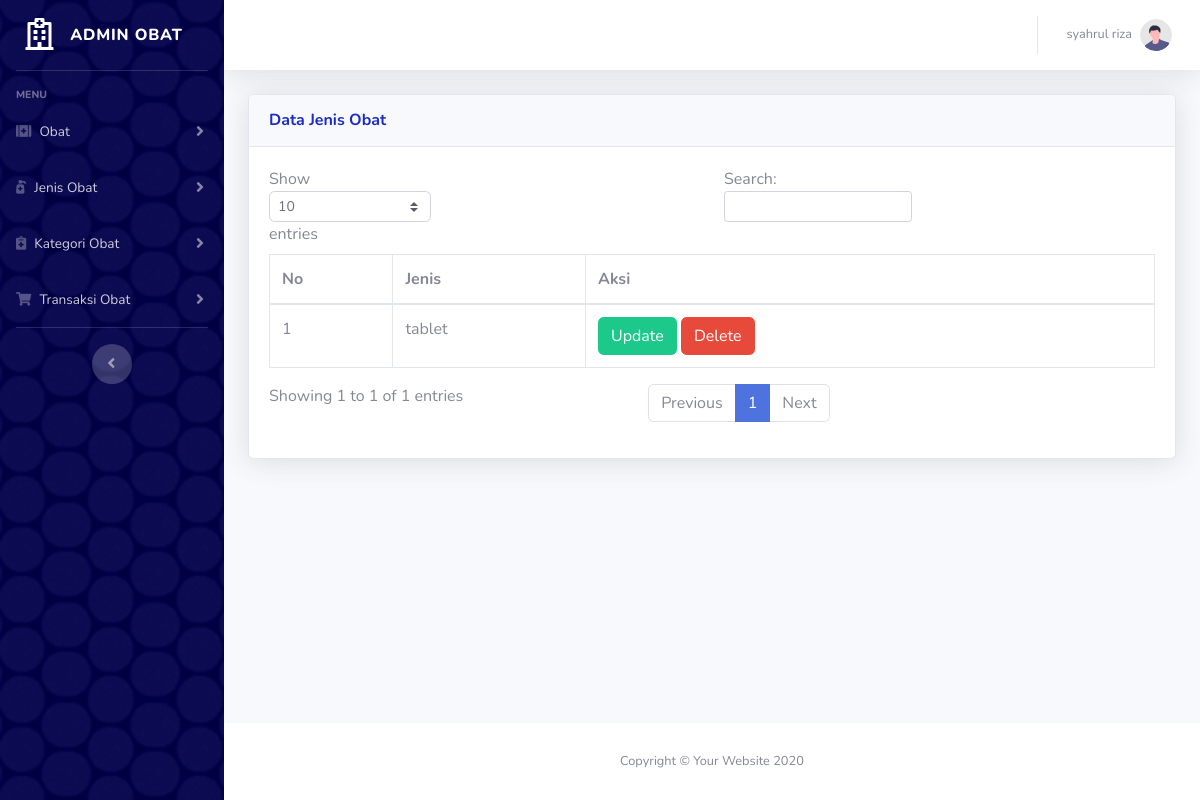
The app's page /index.php?page=jenisobat&aksi=view (signed in), older data.
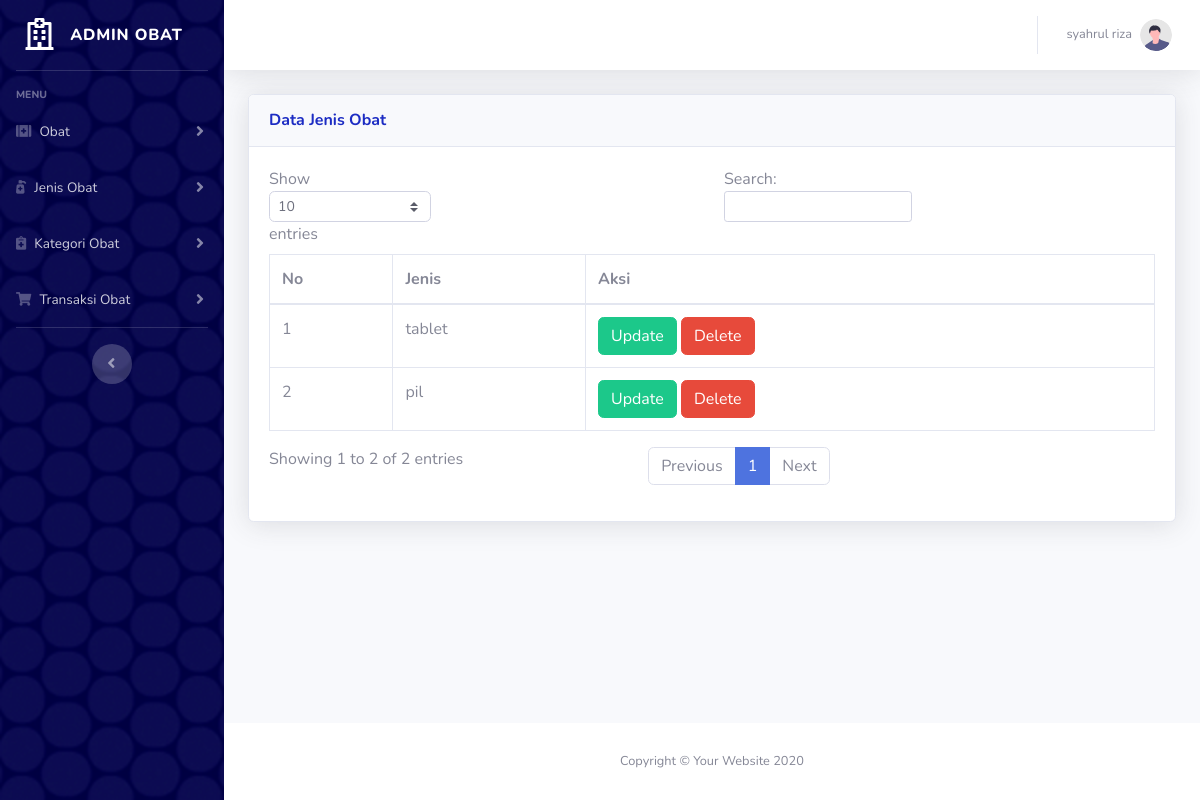
The same page, newer data.
### tables this page shows
CREATE TABLE `jenis` (
  `id_jenis` int(11) NOT NULL,
  `jenis_obat` varchar(50) NOT NULL
);

### Controller/jenisObatController.php (called while the page is built, shortened)
<?php
class jenisObatController
{
    private $model;
    public function __construct()
    {
        $this->model = new jenisObatModel();
    }
    public function index()
    {
        $data = $this->model->get();
        extract($data);
        require_once('view/jenis_obat/index.php');
    }
}

### koneksi.php (called while the page is built)
<?php
function koneksi()
{
    $db_host = "localhost";
    $db_user = "root";
    $db_password = "";
    $db_database = "db_pendaftaranpasien";
    try {
        return new mysqli($db_host, $db_user, $db_password, $db_database);
    } catch (Exception $e) {
        echo "Terjadi kesalahan koneksi database";
    }
}

### Model/jenisObatModel.php (called while the page is built, shortened)
<?php
class jenisObatModel
{
    public function get()
    {
        $sql = "SELECT * FROM jenis";
        $query = koneksi()->query($sql);
        $hasil = [];
        while ($data = $query->fetch_assoc()) {
            $hasil[] = $data;
        }
        return $hasil;
    }
}

### view/jenis_obat/index.php (the view, shortened to what this page needs)
<!DOCTYPE html>
<html lang="en">
<head>
    <link href="vendor/fontawesome-free/css/all.min.css" rel="stylesheet" type="text/css">
    <link href="css/sb-admin-2.min.css" rel="stylesheet">
</head>
<body>
    <div class="card shadow mb-4">
        <div class="card-header py-3">
            <h6 class="m-0 font-weight-bold text-dark-blue">Data Jenis Obat</h6>
        </div>
        <div class="card-body">
            <div class="table-responsive">
                <table class="table table-bordered" id="dataTable" width="100%" cellspacing="0">
                    <thead>
                        <tr>
                            <th>No</th>
                            <th>Jenis</th>
                            <th>Aksi</th>
                        </tr>
                    </thead>
                    <tbody>
                        <?php $no = 1;
                        foreach ($data as $row) : ?>
                            <tr>
                                <td><?= $no++ ?></td>
                                <td><?= $row['jenis_obat'] ?></td>
                                <td>
                                    <a href="index.php?page=jenisobat&aksi=update&id=<?= $row['id_jenis'] ?>" class="btn btn-success">Update</a>
                                    <a href="index.php?page=jenisobat&aksi=delete&id=<?= $row['id_jenis'] ?>" class="btn btn-danger">Delete</a>
                                </td>
                            </tr>
                        <?php endforeach; ?>
                    </tbody>
                </table>
            </div>
        </div>
    </div>
</body>

Row changes from the older to the newer data that the page shows:
added jenis: jenis_obat "pil"
Text that changed along with them:
text written by a page script: "Show entries Search: Showing 1 to 1 of 1 entries Previous 1 Next" → "Show entries Search: Showing 1 to 2 of 2 entries Previous 1 Next"
